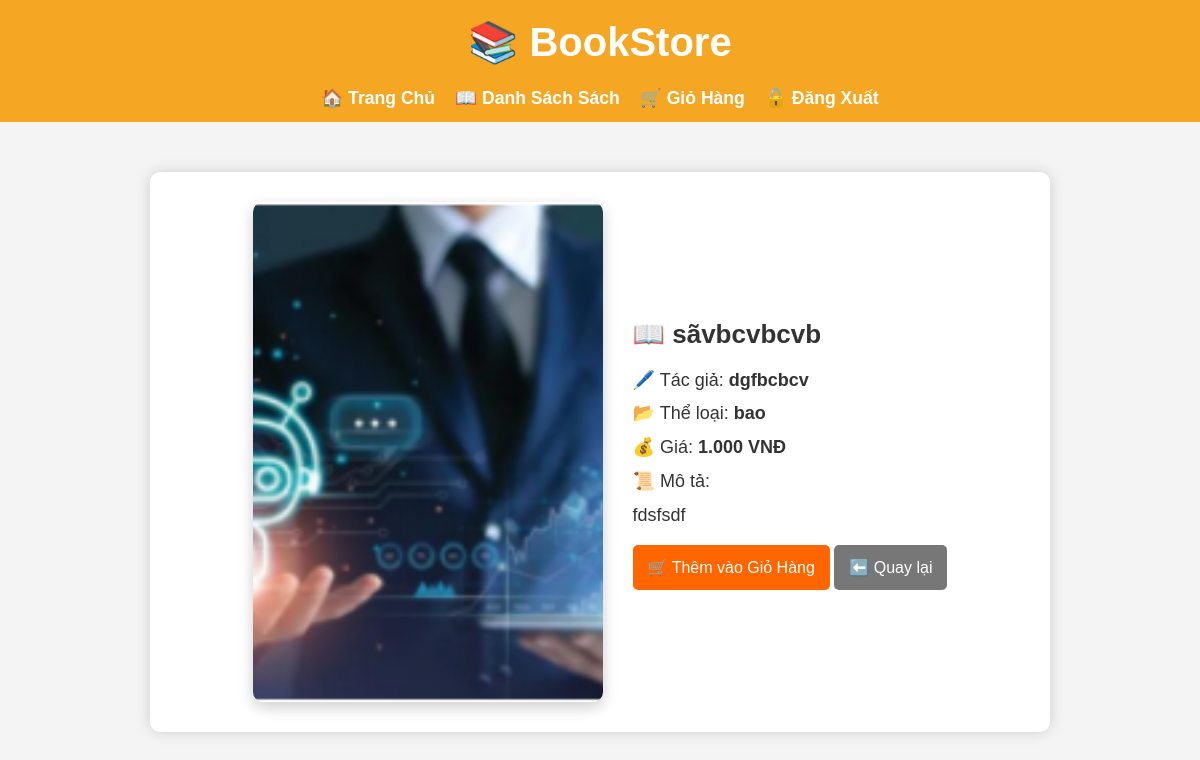
/index.php?action=book_detail&id=7 (signed in), run on the app's committed database.
### tables this page shows
CREATE TABLE `books` (
  `id` int NOT NULL,
  `title` varchar(255) NOT NULL,
  `author` varchar(100) NOT NULL,
  `price` decimal(10,2) NOT NULL,
  `description` text,
  `image` varchar(255) DEFAULT NULL,
  `created_at` timestamp NULL DEFAULT CURRENT_TIMESTAMP,
  `category_id` int DEFAULT NULL
);

CREATE TABLE `categories` (
  `id` int NOT NULL,
  `name` varchar(255) NOT NULL,
  `created_at` timestamp NULL DEFAULT CURRENT_TIMESTAMP
);

### app/controllers/BookController.php (called while the page is built, shortened)
<?php
require_once __DIR__ . '/../models/Book.php';
class BookController {
    public function bookDetail($id) {
        $bookModel = new Book();
        $book = $bookModel->getBookById($id);
        include __DIR__ . '/../views/books/detail.php';
    }
}
?>

### public/index.php (called while the page is built, shortened)
<?php
require_once __DIR__ . '/../routes/web.php';
?>

### app/models/Book.php (called while the page is built, shortened)
<?php
require_once 'Database.php';
class Book {
    private $conn;
    public function __construct() {
        $database = new Database();
        $this->conn = $database->getConnection();
    }
    public function getBookById($id) {
        $query = "SELECT books.*, categories.name AS category_name
                  FROM books
                  LEFT JOIN categories ON books.category_id = categories.id
                  WHERE books.id = ?";
        $stmt = $this->conn->prepare($query);
        $stmt->execute([$id]);
        return $stmt->fetch(PDO::FETCH_ASSOC);
    }
}
?>

### app/models/Database.php (called while the page is built, shortened)
<?php
class Database {
    private $host = "localhost";
    private $db_name = "bookstore";
    private $username = "root";
    private $password = "";
    public function getConnection() {
        $this->conn = null;
        try {
            $this->conn = new PDO("mysql:host=" . $this->host . ";dbname=" . $this->db_name, $this->username, $this->password);
            $this->conn->setAttribute(PDO::ATTR_ERRMODE, PDO::ERRMODE_EXCEPTION);
        } catch (PDOException $exception) {
            echo "Connection error: " . $exception->getMessage();
        }
        return $this->conn;
    }
}
?>

### app/views/books/detail.php (the view, shortened to what this page needs)
<!DOCTYPE html>
<html lang="vi">
<head>
</head>
<body>
    <header>
        <h1>📚 BookStore</h1>
        <nav>
            <ul>
                <li><a href="index.php?action=home">🏠 Trang Chủ</a></li>
                <li><a href="index.php?action=books">📖 Danh Sách Sách</a></li>
                <li><a href="index.php?action=cart">🛒 Giỏ Hàng</a></li>
                <li><a href="index.php?action=logout">🔓 Đăng Xuất</a></li>
            </ul>
        </nav>
    </header>
    <section class="book-detail">
        <div class="book-info">
            <?php
            $imagePath = !empty($book['image']) ? "/PHP/baidoan/" . htmlspecialchars($book['image']) : "/PHP/baidoan/public/assets/images/no-image.png";
            ?>
            <img src="<?= $imagePath ?>" alt="<?= htmlspecialchars($book['title']); ?>"
                 width="350" height="500"
                 onerror="this.onerror=null;this.src='/PHP/baidoan/public/assets/images/no-image.png';">
            <div class="book-meta">
                <h2>📖 <?= htmlspecialchars($book['title']); ?></h2>
                <p>🖊️ Tác giả: <strong><?= htmlspecialchars($book['author']); ?></strong></p>
                <p>📂 Thể loại: <strong><?= htmlspecialchars($book['category_name']); ?></strong></p>
                <p class="price">💰 Giá: <strong><?= number_format($book['price'], 0, ',', '.'); ?> VNĐ</strong></p>
                <p>📜 Mô tả:</p>
                <p><?= nl2br(htmlspecialchars($book['description'])); ?></p>
                <a href="index.php?action=add_to_cart&id=<?= $book['id']; ?>" class="btn">🛒 Thêm vào Giỏ Hàng</a>
                <a href="index.php?action=books" class="btn-cancel">⬅️ Quay lại</a>
            </div>
        </div>
    </section>
</body>
</html>

### app/views/books/detail.php (style rules this page uses)
* { margin: 0; padding: 0; box-sizing: border-box; }
body { font-family: Arial, sans-serif; background-color: #f4f4f4; color: #333; line-height: 1.6; }
header { background-color: #f5a623; color: white; padding: 10px 0; text-align: center; }
header h1 { font-size: 2.5rem; margin-bottom: 10px; }
header nav ul { list-style: none; display: flex; justify-content: center; gap: 20px; }
header nav ul li { display: inline-block; }
header nav ul li a { color: white; text-decoration: none; font-weight: bold; font-size: 1.1rem; }
.book-detail { max-width: 900px; margin: 50px auto; padding: 30px; background: #fff; border-radius: 10px; box-shadow: 0 0 15px rgba(0, 0, 0, 0.15); }
.book-info { display: flex; align-items: center; justify-content: center; gap: 30px; }
.book-info img { width: 350px; height: 500px; object-fit: cover; border-radius: 10px; box-shadow: 0 5px 15px rgba(0, 0, 0, 0.2); }
.book-meta { max-width: 400px; }
.book-meta h2 { font-size: 26px; margin-bottom: 10px; }
.book-meta p { font-size: 18px; margin: 5px 0; }
.book-meta strong { font-weight: bold; }
.btn { display: inline-block; padding: 10px 15px; margin-top: 10px; background: #ff6600; color: white; text-decoration: none; border-radius: 5px; transition: 0.3s; }
.btn-cancel { display: inline-block; padding: 10px 15px; margin-top: 10px; background: #777; color: white; text-decoration: none; border-radius: 5px; transition: 0.3s; }

### data on the page
books: image (picture), title "sãvbcvbcvb", author "dgfbcbcv", category.name "bao", price "1.000", description "fdsfsdf"
